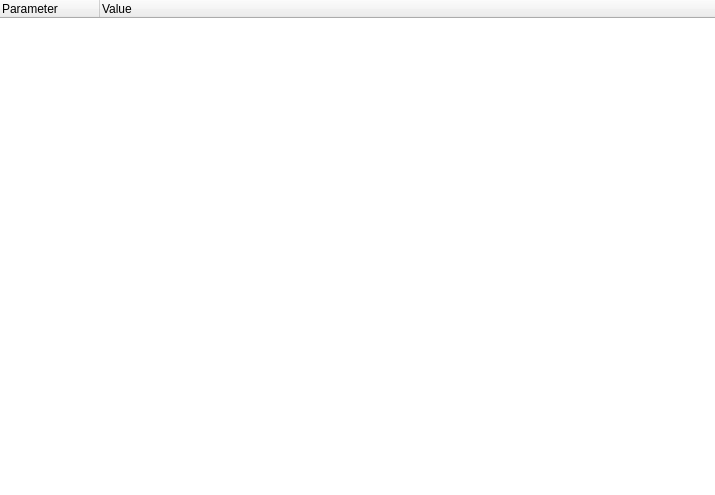
<?xml version="1.0" encoding="UTF-8"?>
<ui version="4.0">
 <class>SysInfoEnvVars</class>
 <widget class="QWidget" name="SysInfoEnvVars">
  <property name="geometry">
   <rect>
    <x>0</x>
    <y>0</y>
    <width>715</width>
    <height>495</height>
   </rect>
  </property>
  <property name="windowTitle">
   <string/>
  </property>
  <layout class="QVBoxLayout" name="verticalLayout">
   <property name="leftMargin">
    <number>0</number>
   </property>
   <property name="topMargin">
    <number>0</number>
   </property>
   <property name="rightMargin">
    <number>0</number>
   </property>
   <property name="bottomMargin">
    <number>0</number>
   </property>
   <item>
    <widget class="QTreeWidget" name="tree">
     <property name="contextMenuPolicy">
      <enum>Qt::CustomContextMenu</enum>
     </property>
     <property name="frameShape">
      <enum>QFrame::NoFrame</enum>
     </property>
     <property name="showDropIndicator" stdset="0">
      <bool>false</bool>
     </property>
     <property name="iconSize">
      <size>
       <width>16</width>
       <height>16</height>
      </size>
     </property>
     <column>
      <property name="text">
       <string>Parameter</string>
      </property>
     </column>
     <column>
      <property name="text">
       <string>Value</string>
      </property>
     </column>
    </widget>
   </item>
  </layout>
  <action name="action_copy_row">
   <property name="text">
    <string>Copy Row</string>
   </property>
  </action>
  <action name="action_copy_name">
   <property name="text">
    <string>Copy Name</string>
   </property>
  </action>
  <action name="action_copy_value">
   <property name="text">
    <string>Copy Value</string>
   </property>
  </action>
 </widget>
 <resources/>
 <connections/>
</ui>
